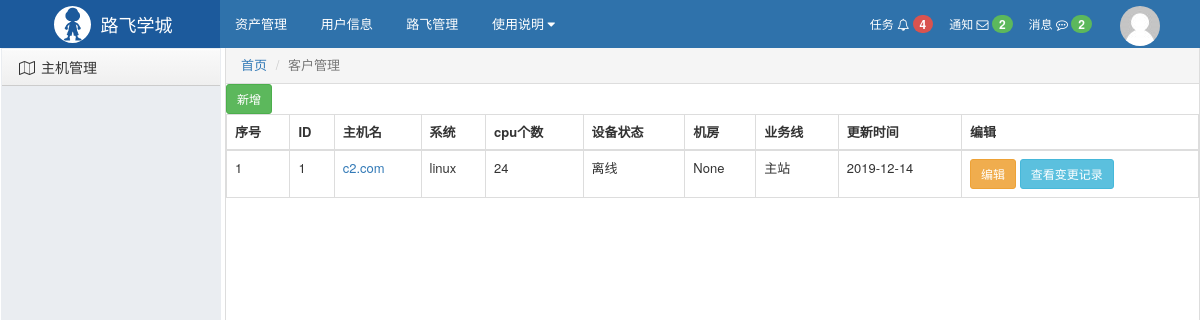
The app's page /server/list/ with its own data.
### repository/models.py (models this page shows, shortened)
class Server(models.Model):
    device_status_choices = (
        (1, '上架'),
        (2, '在线'),
        (3, '离线'),
        (4, '下架'),
    )
    device_status_id = models.IntegerField('设备状态', choices=device_status_choices, default=1)
    idc = models.ForeignKey('IDC', verbose_name='IDC机房', null=True, blank=True, on_delete=models.CASCADE)
    cabinet_num = models.CharField('机柜号', max_length=30, null=True, blank=True)
    cabinet_order = models.CharField('机柜中序号', max_length=30, null=True, blank=True)
    business_unit = models.ForeignKey('BusinessUnit', verbose_name='属于的业务线', null=True, blank=True,
                                      on_delete=models.CASCADE)
    hostname = models.CharField('主机名', max_length=128, unique=True)
    os_platform = models.CharField('系统', max_length=16, null=True, blank=True)
    os_version = models.CharField('系统版本', max_length=16, null=True, blank=True)
    sn = models.CharField('SN号', max_length=64, db_index=True,null=True,blank=True)
    manufacturer = models.CharField(verbose_name='制造商', max_length=64, null=True, blank=True)
    model = models.CharField('型号', max_length=64, null=True, blank=True)
    cpu_count = models.IntegerField('CPU个数', null=True, blank=True)
    cpu_physical_count = models.IntegerField('CPU物理个数', null=True, blank=True)
    cpu_model = models.CharField('CPU型号', max_length=128, null=True, blank=True)
    latest_date = models.DateField('最后更新时间', blank=True,null=True)
    create_at = models.DateTimeField(auto_now_add=True, blank=True)
    class Meta:
        verbose_name_plural = "服务器表"

class BusinessUnit(models.Model):
    name = models.CharField('业务线', max_length=64, unique=True)
    class Meta:
        verbose_name_plural = "业务线表"
    def __str__(self):
        return self.name

### web/views.py (the view)
# urls.py: url(r'^server/list/', views.server, name='server'),
def server(request):
    all_servers = models.Server.objects.all()
    return render(request, 'web/server.html', {'all_servers': all_servers})

### web/templates/web/server.html
{% extends 'layout.html' %}
{% block content %}
    <a class="btn btn-success btn-sm" href="{% url 'server_add' %}">新增</a>
    <table class="table table-hover table-bordered">
        <thead>
        <tr>
            <th>序号</th>
            <th>ID</th>
            <th>主机名</th>
            <th>系统</th>
            <th>cpu个数</th>
            <th>设备状态</th>
            <th>机房</th>
            <th>业务线</th>
            <th>更新时间</th>
            <th>编辑</th>
        </tr>
        </thead>
        <tbody>
        {% for server in all_servers %}
            <tr>
                <td>{{ forloop.counter }}</td>
                <td>{{ server.pk }}</td>
                <td><a href="{% url 'server_detail' server.pk %}">{{ server.hostname }}</a></td>
                <td>{{ server.os_platform }}</td>
                <td>{{ server.cpu_count }}</td>
                <td>{{ server.get_device_status_id_display }}</td>
                <td>{{ server.idc }}</td>
                <td>{{ server.business_unit }}</td>
                <td>{{ server.latest_date }}</td>
                <td>
                    <a class="btn btn-warning btn-sm" href="{% url 'server_edit' server.pk %}">编辑</a>
                    <a class="btn btn-info btn-sm" href="{% url 'server_record' server.pk %}">查看变更记录</a>
                </td>
            </tr>
        {% endfor %}
        </tbody>
    </table>
{% endblock %}

### static/css/commons.css (style rules this page uses)
body { margin: 0; }

### templates/layout.html (style rules this page uses)
body { margin: 0; }

### records on screen
Server: pk "1", hostname "c2.com", os_platform "linux", cpu_count "24", device_status_id "离线", idc "None", business_unit "主站", latest_date "2019-12-14"
